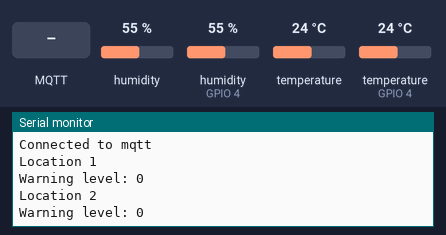
Bench run of a sketch on a simulated ESP8266 (NodeMCU). Shown: the last lines printed to the serial monitor. The inputs (shaded band) are chosen by the test bench; at power-on: temperature 24 °C, temperature (sensor on GPIO 4) 24 °C, humidity 55 %, humidity (sensor on GPIO 4) 55 %. WiFi joins after 1.5 s; servers stay silent unless stated; random numbers use the default seed unless the sketch sets one; no MQTT or app messages arrive unless stated.

Above: at 4.0 s.
4.1 s: temperature (sensor 0) set to 28 °C
At 6.5 s:
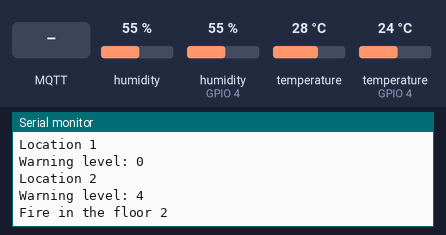
8.5 s: MQTT message "1" arrives on the first subscribed topic
10.5 s: MQTT message "on" arrives on the first subscribed topic
12.6 s: MQTT message "off" arrives on the first subscribed topic
14.7 s: temperature (sensor on GPIO 4) set to 28 °C
16.2 s: temperature (sensor 0) set to 33 °C
At 18.4 s:
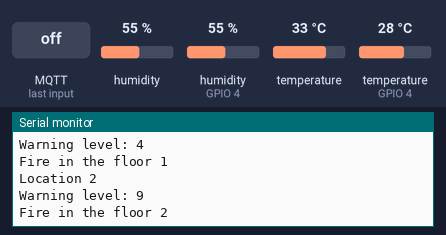
Timing chart, 0 to 18.7 s (numbered marks = the images above; inputs shaded):
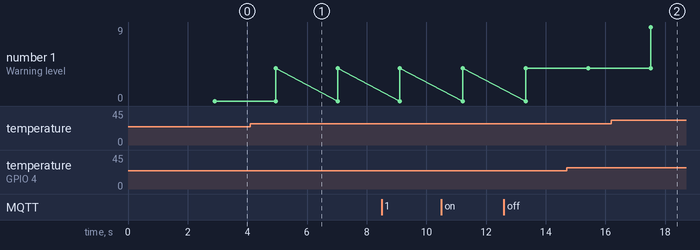

The sketch:

IoT_Fire_Alarm.ino
```cpp
#define BLYNK_TEMPLATE_ID "TMPL68p7Kt_62"
#define BLYNK_TEMPLATE_NAME "IOT"
#define BLYNK_AUTH_TOKEN "neW9o0OAFcfoGE86stgBMEvmz7fBO0W1"
#define BLYNK_PRINT Serial

#include <BlynkSimpleEsp8266.h>

#include <WiFiClient.h>
#include <ESP8266WiFi.h>
#include <PubSubClient.h>

#include "DHT.h"
const int DHTTYPE = DHT11;
DHT dht1(4, DHTTYPE);
DHT dht2(0, DHTTYPE);

const char *ssid = "khactinhgioitre";
const char *password = "12356789";
const char *mqtt_server = "192.168.0.18";
const int mqtt_port = 1883;
const char *mqtt_id = "esp8266";
const char *topic_subcribe = "to-esp8266";
const char *topic_publish = "from-esp8266";
unsigned long lastMsg = 0;
String myTempString1;
String myTempString2;
String temp_data1;
String temp_data2;
String gas_data1;
String gas_data2;

BlynkTimer timer;

WiFiClient client;
PubSubClient mqtt_client(client);

void myTimer()
{

}

void callback(char *topic, byte *payload, unsigned int length)
{
  Serial.print("Recived data from: ");
  Serial.println(topic);
  Serial.print("Message: ");
  for (size_t i = 0; i < length; i++)
  {
    Serial.print((char)payload[i]);
  }
  Serial.println();
  Serial.println("------------------------------------------");
}

void setup()
{
  Serial.begin(9600);
  dht1.begin();
  dht2.begin();
  Serial.print("Connecting to Wifi... ");
  Serial.print(ssid);
  Serial.println();
  WiFi.begin(ssid, password);
  while (WiFi.status() != WL_CONNECTED)
  {
    delay(500);
    Serial.print(".");
  }
  Serial.print("Connected to Wifi ");
  Serial.println(ssid);
  Serial.print("IP Address: ");
  Serial.print(WiFi.localIP());
  Serial.println();
  delay(1000);

  mqtt_client.setServer(mqtt_server, mqtt_port);
  mqtt_client.setCallback(callback);

  Serial.println("Connecting to mqtt... ");
  while (!mqtt_client.connect(mqtt_id))
  {
    delay(500);
  }
  Serial.println("Connected to mqtt ");
  mqtt_client.subscribe("to-esp8266");
  mqtt_client.publish("from-esp8266 temp_data1", temp_data1.c_str());
  mqtt_client.publish("from-esp8266 temp_data2", temp_data2.c_str());
  mqtt_client.publish("from-esp8266 gas_data1", gas_data1.c_str());
  mqtt_client.publish("from-esp8266 gas_data2", gas_data2.c_str());

  Blynk.begin(BLYNK_AUTH_TOKEN, ssid, password);
  timer.setInterval(1000L, myTimer);
}

int previousValue1 = 0, previousValue2 = 0;
int currentValue1, currentValue2;
int check1 = 0, check2 = 0;
int sum1 = 0, sum2 = 0;

void check_fire1()
{
  Serial.println();
  Serial.println("Location 1");
  if(currentValue1 > previousValue1){
    if(previousValue1 != 0) {
    sum1 += (currentValue1 - previousValue1);}
  }
  else if(sum1 >= 1) {
      sum1 -= (previousValue1 - currentValue1);
      if(sum1 < 0) sum1 = 0;
  }
  Serial.print("Warning level: ");
  Serial.println(sum1);
  if (sum1 >= 3){
    check1 = 1;
  }
  else {  check1 = 0;}
  previousValue1 = currentValue1;
  if(check1 == 1) {
    int a = random(390, 410);
    // String b = String(a);
    gas_data1 = "{\"smoke\":" + String(a) + "}";
    mqtt_client.publish("from-esp8266 gas_data1", gas_data1.c_str());
    Serial.print("Fire in the floor 1");
    Blynk.logEvent("fire_alarm_floor1");
  }
  else {
    int a = random(80, 120);
    String b = String(a);
    gas_data1 = "{\"smoke\":" + b + "}";
    mqtt_client.publish("from-esp8266 gas_data1", gas_data1.c_str());
  }
}

void check_fire2()
{
  Serial.println();
  Serial.println("Location 2");
  if(currentValue2 > previousValue2){
    if(previousValue2 != 0) {
    sum2 += (currentValue2 - previousValue2);}
  }
  else if(sum2 >= 1) {
      sum2 -= (previousValue2 - currentValue2);
      if(sum2 < 0) sum2 = 0;
  }
  Serial.print("Warning level: ");
  Serial.println(sum2);
  if (sum2 >= 3){
    check2 = 1;
  }
  else {  check2 = 0;}
  previousValue2 = currentValue2;
  if(check2 == 1) {
    int a = random(390, 410);
    // String b = String(a);
    gas_data2 = "{\"smoke\":" + String(a) + "}";
    mqtt_client.publish("from-esp8266 gas_data2", gas_data2.c_str());
    Serial.print("Fire in the floor 2");
    Blynk.logEvent("fire_alarm_floor2");
  }
  else{
    int a = random(80, 120);
    String b = String(a);
    gas_data2 = "{\"smoke\":" + b + "}";
    mqtt_client.publish("from-esp8266 gas_data2", gas_data2.c_str());
  }
}

void loop()
{
  int temp1 = dht1.readTemperature();
  int temp2 = dht2.readTemperature();
  //check
  currentValue1 = temp1;
  currentValue2 = temp2;
  check_fire1();
  check_fire2();
  myTempString1 = String(temp1);
  myTempString2 = String(temp2);
  temp_data1 = "{\"temperature\":" + myTempString1 + "}";
  // Serial.println(temp_data1);
  temp_data2 = "{\"temperature\":" + myTempString2 + "}";
  // Serial.println(temp_data2);
  delay(2000);

  mqtt_client.loop();
  unsigned long now = millis();

  if (now - lastMsg > 1000) {
    lastMsg = now;
    //convert temp to char
    mqtt_client.publish("from-esp8266 temp_data1", temp_data1.c_str());
    mqtt_client.publish("from-esp8266 temp_data2", temp_data2.c_str());
  }

  Blynk.run();

  timer.run();
}
////////////////////////////////////////
```

Measured:
- after the input at 4.1 s, the serial monitor: prints a new line after 0.85 s (image 1)
- after the input at 16.2 s, the serial monitor: prints a new line after 1.3 s (image 2)
- plotted number 1: 0 → 4 after the input at 4.1 s, 4 → 9 after the input at 16.2 s
